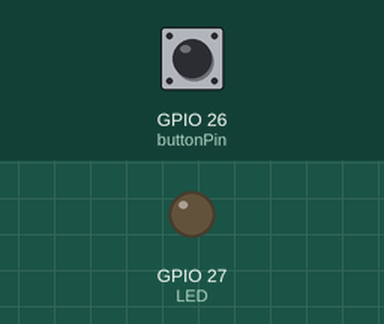
This sketch was run on a simulated ESP32. Shown: output pins drawn as LEDs (lit = HIGH). Dashed ring = blinking. Inputs (shaded band) come from the test bench; at power-on: GPIO 26 (buttonPin) HIGH.

Above: at 1.2 s.
1.3 s: GPIO 26 (buttonPin) pulled LOW for 3.2 s
At 2.1 s:
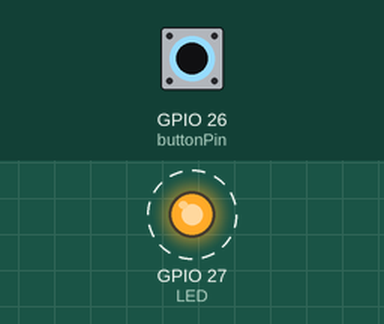
Timing chart, 0 to 5.8 s (numbered marks = the images above; inputs shaded):
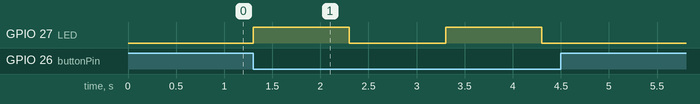

The sketch:

TEKANSUISLEDKELIP.ino
```cpp
// Declare the pins for the Button and the LED
int buttonPin = 26;
int LED = 27;

void setup() {
   // Define pin #26 as input and activate the internal pull-up resistor
   pinMode(buttonPin, INPUT_PULLUP);
   // Define pin #27 as output, for the LED
   pinMode(LED, OUTPUT);
}

void loop(){
   // Read the value of the input. It can either be 1 or 0
   int buttonValue = digitalRead(buttonPin);
   if (buttonValue == LOW){
      // If button pushed, turn LED on
  digitalWrite(LED, HIGH);   // turn the LED on (HIGH is the voltage level)
  delay(1000);                       // wait for a second
  digitalWrite(LED, LOW);    // turn the LED off by making the voltage LOW
  delay(1000);                       // wait for a second
   } else {
      // Otherwise, turn the LED off
      digitalWrite(LED, LOW);
   }
}
```

Measured:
- after the input at 1.3 s, GPIO 27 (LED): alternates HIGH for 1.0 s and LOW for 1.0 s, 4 changes in all, then stays LOW, starting at once
